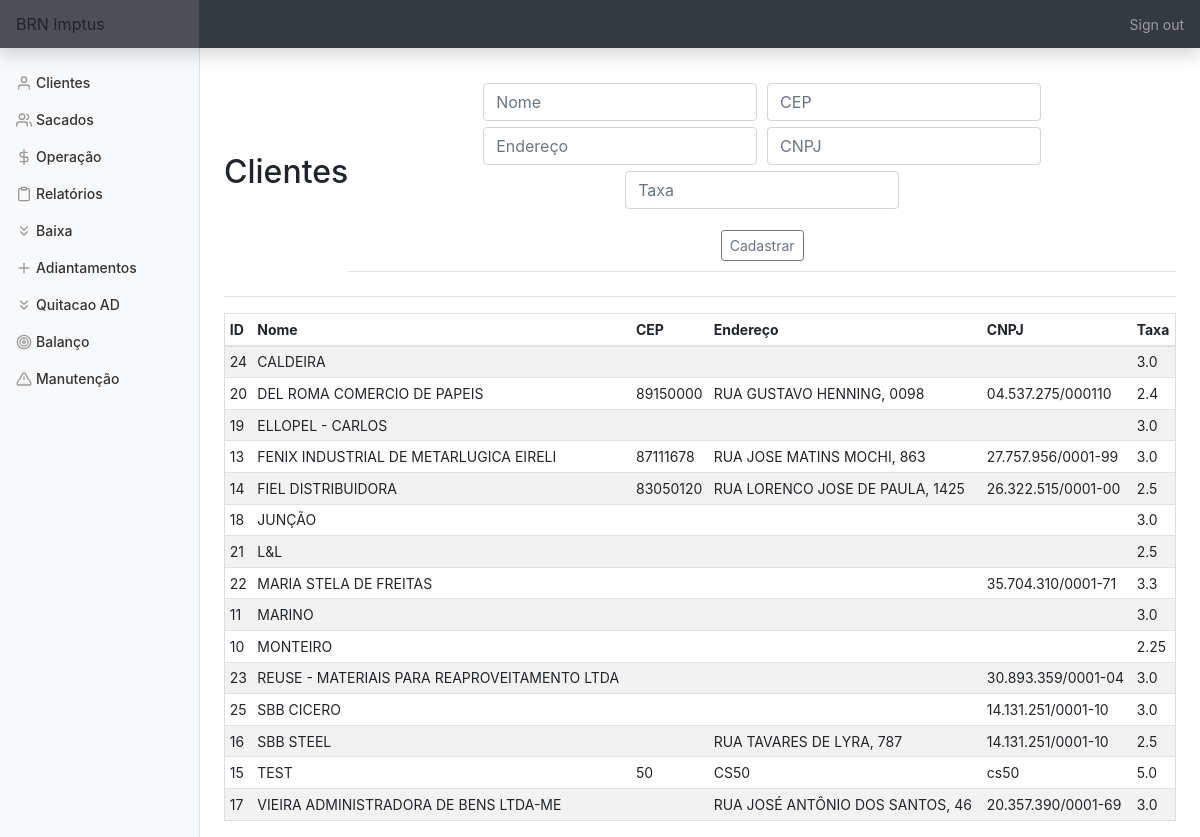
/clientes (signed in), run on an earlier commit of the app's database.
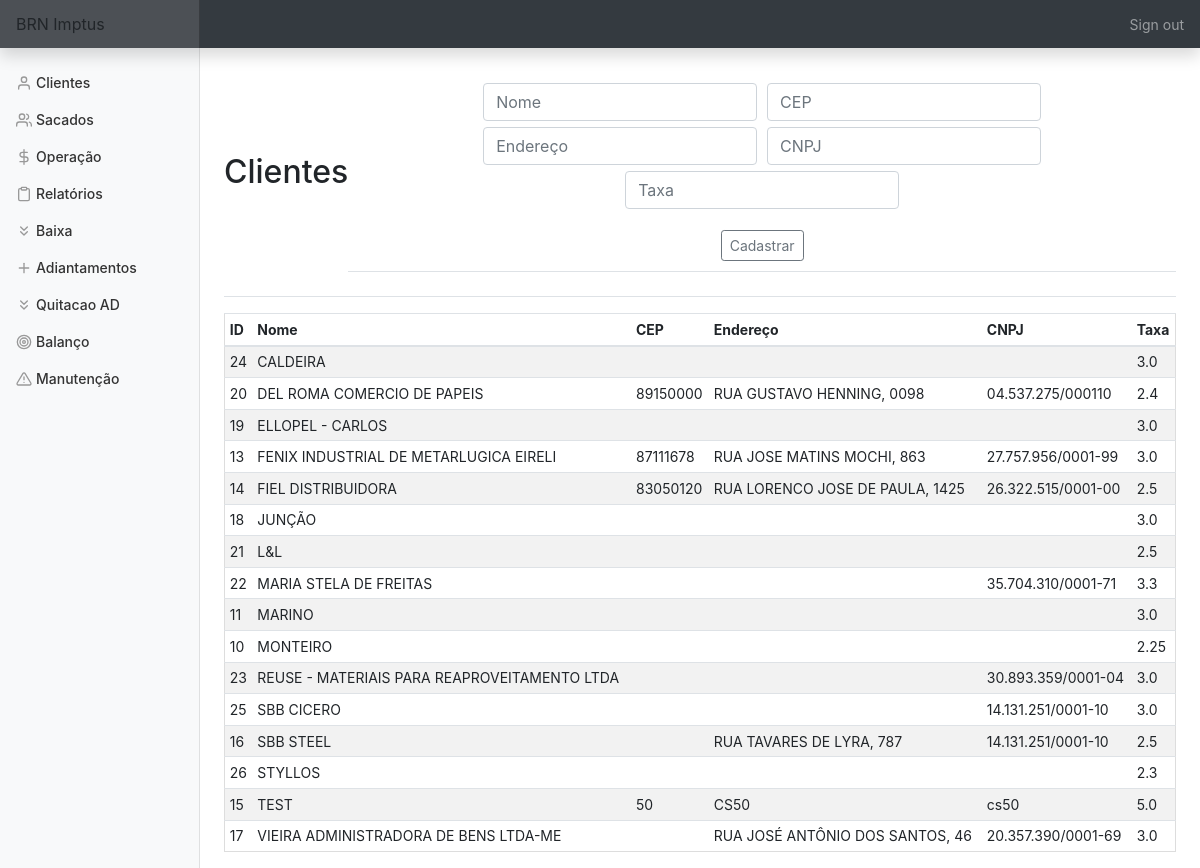
And on a later commit of the database.
### tables this page shows
CREATE TABLE clientes (id INTEGER PRIMARY KEY AUTOINCREMENT NOT NULL,
						nome TEXT NOT NULL,
						cep TEXT NOT NULL,
						endereço TEXT NOT NULL, cnpj TEXT, taxa FLOAT);

### app.py (the view, shortened to what this page needs)
@app.route('/clientes', methods=['GET', 'POST'])
@login_required
def clientes():
    con = sqlite3.connect(DATABASE)
    con.row_factory = sqlite3.Row
    cur = con.cursor()
    if request.method == 'GET':
        cur.execute('SELECT * FROM clientes ORDER BY nome')
        rows = cur.fetchall()
        return render_template('clientes.html', rows=rows)

### app.py (called while the page is built)
@app.after_request
def after_request(response):
    response.headers["Cache-Control"] = "no-cache, no-store, must-revalidate"
    response.headers["Expires"] = 0
    response.headers["Pragma"] = "no-cache"
    return response

### helper.py (called while the page is built)
def login_required(f):
    @wraps(f)
    def decorated_function(*args, **kwargs):
        if session.get("user_id") is None:
            return redirect("/login")
        return f(*args, **kwargs)
    return decorated_function

### templates/clientes.html (shortened to what this page needs)
{% extends "layout.html" %}
{% block main %}
    <div class='d-flex justify-content-between flex-warp flex-md-nowrap align-items-center pt-3 pb-2 mb-3 border-bottom'>
        <h1 class='h2'>Clientes</h1>
        <div class='d-flex justify-content-between flex-warp flex-md-nowrap align-items-center pt-3 pb-2 mb-3 border-bottom'>
            <form action='clientes' method='POST'>
                <div class='form-group'>
                    <input title='Insira o nome/razão social do cliente' alt='Insira o nome/razão social do cliente' name='nome' autofocus class='form-control' placeholder='Nome' type='text' required>
                    <input title='Insira o cep do cliente' alt='Insira o cep do cliente'name='cep' autofocus class='form-control' placeholder='CEP' type='number'>
                    <input title='Insira o endereço do cliente' alt='Insira o endereço do cliente'name='endereco' autofocus class='form-control' placeholder='Endereço' type='text'>
                    <input title='Insira o cpf/cnpj do cliente' alt='Insira o cpf/cnpj do cliente'name='cnpj' autofocus class='form-control' placeholder='CNPJ' type='text'>
                    <input title='Insira a taxa negociada com o cliente' alt='Insira a taxa negociada com o cliente'name='tx' autofocus class='form-control' placeholder='Taxa' type='number' step='0.01' required>
                </div>
                <button type='submit' class='btn btn-sm btn-outline-secondary'>Cadastrar</button>
            </form>
        </div>
    </div>
    <div class='table-responsive'>
        <table class='table table-striped table-sm'>
            <thead>
                <tr>
                    <th>ID</th>
                    <th>Nome</th>
                    <th>CEP</th>
                    <th>Endereço</th>
                    <th>CNPJ</th>
                    <th>Taxa</th>
                </tr>
            </thead>
            <tbody>
                {% for row in rows %}
                    <tr>
                        <td>{{ row['id'] }}</td>
                        <td>{{ row['nome'] }}</td>
                        <td>{{ row['cep'] }}</td>
                        <td>{{ row['endereço'] }}</td>
                        <td>{{ row['cnpj'] }}</td>
                        <td>{{ row['taxa'] }}</td>
                    </tr>
                {% endfor %}
            </tbody>
        </table>
    </div>
{% endblock %}

### templates/layout.html (shortened to what this page needs)
<!DOCTYPE html>
    <html lang="pt-br">
        <head>
            <link rel="stylesheet" href="https://stackpath.bootstrapcdn.com/bootstrap/4.5.2/css/bootstrap.min.css">
            <link href="https://maxcdn.bootstrapcdn.com/bootstrap/4.1.3/css/bootstrap.min.css" rel="stylesheet">
            <link href="/static/styles.css" rel="stylesheet">
        </head>
        <body>
            <nav class='navbar navbar-dark sticky-top bg-dark felx-md-nowrap p-0 shadow'>
                <a class='navbar-brand col-md-3 col-lg-2 mr-0 px-3'>BRN Imptus</a>
                {% if session.user_id %}
                <ul class='navbar-nav px-3'>
                    <li class='nav-item text-nowrap'>
                        <a class='nav-link' href='/logout'>Sign out</a>
                    </li>
                </ul>
                {% endif %}
            </nav>
            <div class='container-fluid'>
                <div class='row'>
                    {% if session.user_id %}
                    <nav id='sidebarMenu' class='col-md-3 col-lg-2 d-md-block bg-light sidebar collapse'>
                        <div class='sidebar-sticky pt-3'>
                            <ul class='nav flex-column'>
                                <li class='nav-item'><a class='nav-link' href='/clientes'><span data-feather='user'></span>Clientes</a></li>
                                <li class='nav-item'><a class='nav-link' href='/sacados'><span data-feather='users'></span>Sacados</a></li>
                                <li class='nav-item'><a class='nav-link' href='/preparacao'><span data-feather='dollar-sign'></span>Operação</a></li>
                                <li class='nav-item'><a class='nav-link' href='/relatorios'><span data-feather='clipboard'></span>Relatórios</a></li>
                                <li class='nav-item'><a class='nav-link' href='/baixa'><span data-feather='chevrons-down'></span>Baixa</a></li>
                                <li class='nav-item'><a class='nav-link' href='/adiantamentos'><span data-feather='plus'></span>Adiantamentos</a></li>
                                <li class='nav-item'><a class='nav-link' href='/quitacao'><span data-feather='chevrons-down'></span>Quitacao AD</a></li>
                                <li class='nav-item'><a class='nav-link' href='/balanco'><span data-feather='target'></span>Balanço</a></li>
                                <li class='nav-item'><a class='nav-link' href='/manutencao'><span data-feather='alert-triangle'></span>Manutenção</a></li>
                            </ul>
                        </div>
                    </nav>
                    {% endif %}
                </div>
            </div>
            <main role='main' class='col-md-9 ml-sm-auto col-lg-10 px-md-4'>
                {% block main %}
                {% endblock %}
            </main>
        </body>
    </html>

### static/styles.css (style rules this page uses)
main .form-control { display: inline-block; width: auto; margin: 3px; }
main { overflow-x: auto; text-align: center; }
main table { text-align: left; border-collapse: collapse; border-spacing: 0; width: 100%; border: 1px solid #ddd; }
main table td, th { text-align: left; padding: 16px; }
button { margin: 2px; }
body { font-size: .875rem; height:100%; }
.feather { width: 16px; height: 16px; vertical-align: text-bottom; }
.sidebar { position: fixed; top: 0; bottom: 0; left: 0; z-index: 100; padding: 48px 0 0; box-shadow: inset -1px 0 0 rgba(0, 0, 0, .1); }
.sidebar-sticky { position: relative; top: 0; height: calc(100vh - 48px); padding-top: .5rem; overflow-x: hidden; overflow-y: auto; }
.sidebar .nav-link { font-weight: 500; color: #333; }
.sidebar .nav-link .feather { margin-right: 4px; color: #999; }
.navbar-brand { padding-top: .75rem; padding-bottom: .75rem; font-size: 1rem; background-color: rgba(201, 195, 195, 0.158); box-shadow: inset -1px 0 0 rgba(0, 0, 0, .25); }

What changed in the data, as far as the page shows it:
added clientes: id "26", nome "STYLLOS", taxa "2.3"
